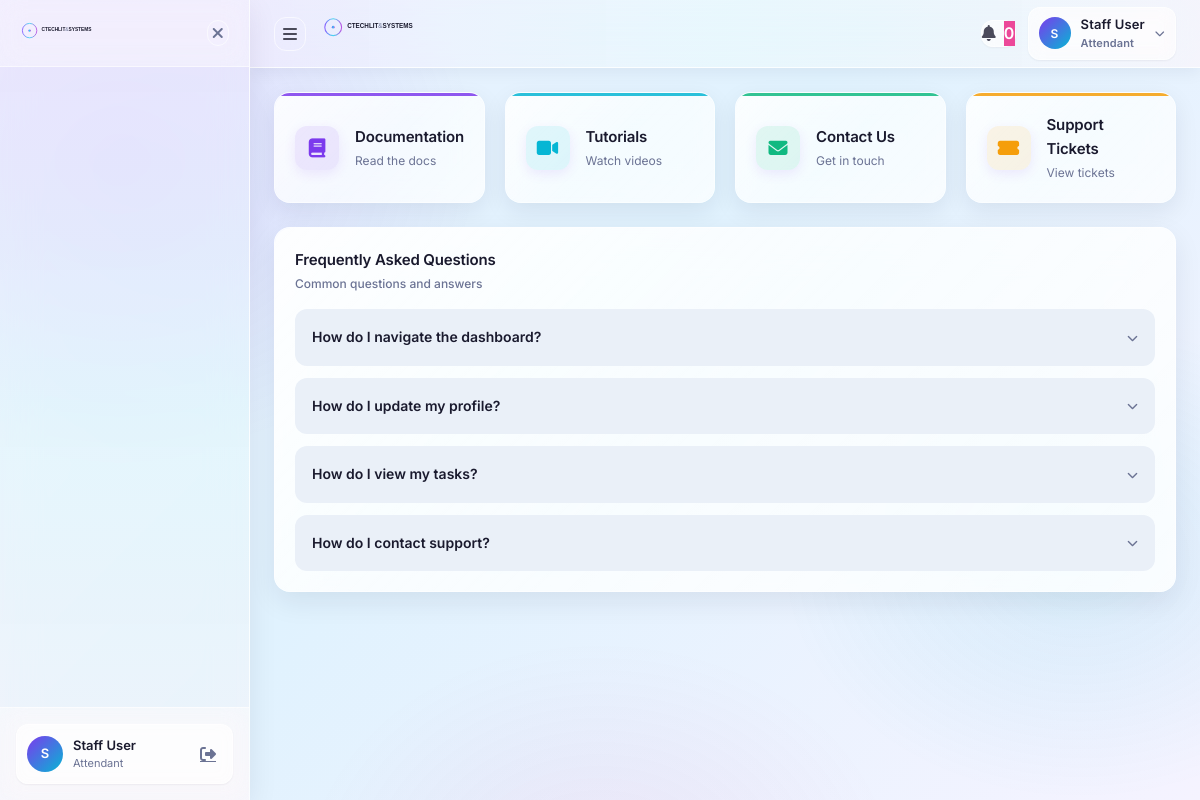
/portal/help.php (signed in), run on the app's committed database.
### tables this page shows
CREATE TABLE staff (
    staff_id         BIGINT UNSIGNED AUTO_INCREMENT PRIMARY KEY,
    email            VARCHAR(255) UNIQUE NOT NULL,
    phone            VARCHAR(20) UNIQUE NOT NULL,
    full_name        VARCHAR(100) NOT NULL,
    password_hash    VARCHAR(255) NOT NULL,
    role             VARCHAR(100) DEFAULT 'attendant',
    station_id       BIGINT UNSIGNED NULL,
    is_on_duty       BOOLEAN DEFAULT FALSE,
    hired_at         DATE NOT NULL,
    created_at       TIMESTAMP DEFAULT CURRENT_TIMESTAMP,
    updated_at       TIMESTAMP DEFAULT CURRENT_TIMESTAMP ON UPDATE CURRENT_TIMESTAMP,
    last_login_at    TIMESTAMP NULL,
    is_active        BOOLEAN DEFAULT TRUE,
    INDEX idx_role (role),
    INDEX idx_station (station_id),
    INDEX idx_on_duty (is_on_duty)
);

CREATE TABLE help_resources (
    resource_id    BIGINT UNSIGNED AUTO_INCREMENT PRIMARY KEY,
    resource_type  ENUM('documentation', 'tutorial', 'faq') NOT NULL,
    title          VARCHAR(255) NOT NULL,
    content        MEDIUMTEXT NOT NULL,
    url            VARCHAR(2048) NULL,
    sort_order     INT NOT NULL DEFAULT 0,
    is_published   BOOLEAN NOT NULL DEFAULT TRUE,
    created_by     BIGINT UNSIGNED NULL,
    updated_by     BIGINT UNSIGNED NULL,
    created_at     TIMESTAMP DEFAULT CURRENT_TIMESTAMP,
    updated_at     TIMESTAMP DEFAULT CURRENT_TIMESTAMP ON UPDATE CURRENT_TIMESTAMP,
    FOREIGN KEY (created_by) REFERENCES staff(staff_id) ON DELETE SET NULL,
    FOREIGN KEY (updated_by) REFERENCES staff(staff_id) ON DELETE SET NULL,
    INDEX idx_type_published_order (resource_type, is_published, sort_order),
    INDEX idx_updated (updated_at)
);

### config/functions.php (called while the page is built, shortened)
<?php
require_once __DIR__ . '/database.php';
function base_path(string $path = '', bool $portalRoot = true): string
{
    $scriptPath = str_replace('\\', '/', $_SERVER['SCRIPT_NAME'] ?? '/');
    $documentRoot = rtrim(str_replace('\\', '/', $_SERVER['DOCUMENT_ROOT'] ?? ''), '/');
    $scriptFilename = str_replace('\\', '/', $_SERVER['SCRIPT_FILENAME'] ?? '');
    if (
        $documentRoot !== ''
        && strncasecmp($scriptFilename, $documentRoot . '/', strlen($documentRoot) + 1) === 0
    ) {
        $scriptPath = substr($scriptFilename, strlen($documentRoot));
    }
    $scriptPath = parse_url($scriptPath, PHP_URL_PATH) ?: '/';
    $segments = array_values(array_filter(explode('/', trim($scriptPath, '/')), 'strlen'));
    if ($segments !== [] && pathinfo(end($segments), PATHINFO_EXTENSION) !== '') {
        array_pop($segments);
    }
    $portalIndex = array_search('portal', $segments, true);
    if ($portalIndex !== false) {
        $segments = array_slice($segments, 0, $portalRoot ? $portalIndex + 1 : $portalIndex);
    }
    $base = rtrim('/' . implode('/', $segments), '/');
    $path = ltrim($path, '/');
    return $base . '/' . $path;
}
function sanitize(string $input): string
{
    return htmlspecialchars(strip_tags(trim($input)), ENT_QUOTES, 'UTF-8');
}

### includes/auth.php (called while the page is built, shortened)
<?php
require_once __DIR__ . '/../config/functions.php';
function isAuthenticated(): bool
{
    return isset($_SESSION['user_id']) && !empty($_SESSION['user_id']);
}
function currentStaff(): ?array
{
    $staffId = $_SESSION['user_id'];
    return Database::fetchOne(
        "SELECT staff_id, email, phone, full_name, role, station_id, is_on_duty, is_active FROM staff WHERE staff_id = ?",
        [$staffId]
    );
}
function getStaffPermissions(int $staffId): array
{
    $customPerms = Database::fetchAll(
        "SELECT permission FROM staff_permissions WHERE staff_id = ? AND granted = 1",
        [$staffId]
    );
    $permissions = array_values(array_unique(array_column($customPerms, 'permission')));
    return $permissions;
}
function hasPermission(string $permission): bool
{
    $staff = currentStaff();
    $permissions = getStaffPermissions((int) $staff['staff_id']);
    return in_array($permission, $permissions, true);
}
function getRoleLabel(string $role): string
{
    $labels = [
        'ceo' => 'Chief Executive Officer',
        'admin' => 'Administrator',
        'manager' => 'Manager',
        'attendant' => 'Attendant',
        'technician' => 'Technician',
    ];
    return $labels[strtolower($role)] ?? ucfirst($role);
}

### config/database.php (called while the page is built, shortened)
<?php
class Database
{
    private static ?PDO $instance = null;
    private static string $dsn;
    private static array $options;
    private static function getConfig(): array
    {
        return $GLOBALS['config']['database'] ?? [
            'host' => $_ENV['DB_HOST'] ?? 'localhost',
            'port' => (int) ($_ENV['DB_PORT'] ?? 3306),
            'name' => $_ENV['DB_NAME'] ?? 'ctechlit_systems',
            'user' => $_ENV['DB_USER'] ?? 'root',
            'pass' => $_ENV['DB_PASS'] ?? '',
            'charset' => $_ENV['DB_CHARSET'] ?? 'utf8mb4',
            'collation' => $_ENV['DB_COLLATION'] ?? 'utf8mb4_unicode_ci',
        ];
    }
    private static function initializeConnection(): void
    {
        $config = self::getConfig();
        self::$dsn = sprintf(
            'mysql:host=%s;port=%d;dbname=%s;charset=%s',
            $config['host'],
            $config['port'],
            $config['name'],
            $config['charset']
        );
        self::$options = [
            PDO::ATTR_ERRMODE => PDO::ERRMODE_EXCEPTION,
            PDO::ATTR_DEFAULT_FETCH_MODE => PDO::FETCH_ASSOC,
            PDO::ATTR_EMULATE_PREPARES => false,
            PDO::ATTR_PERSISTENT => true,
            PDO::MYSQL_ATTR_INIT_COMMAND => "SET NAMES {$config['charset']} COLLATE {$config['collation']}",
            PDO::MYSQL_ATTR_FOUND_ROWS => true,
        ];
    }
    private static function createConnection(): PDO
    {
        $config = self::getConfig();
        try {
            return new PDO(
                self::$dsn,
                $config['user'],
                $config['pass'],
                self::$options
            );
        } catch (PDOException $e) {
            error_log("Database connection failed: " . $e->getMessage());
            throw new PDOException("Database connection failed: " . $e->getMessage(), (int) $e->getCode());
        }
    }
    public static function getConnection(): PDO
    {
        if (self::$instance === null) {
            self::$instance = self::createConnection();
        }
        return self::$instance;
    }
    public static function query(string $sql, array $params = []): PDOStatement
    {
        $conn = self::getConnection();
        $stmt = $conn->prepare($sql);
        $stmt->execute($params);
        return $stmt;
    }
    public static function fetchAll(string $sql, array $params = []): array
    {
        $stmt = self::query($sql, $params);
        return $stmt->fetchAll();
    }
    public static function fetchOne(string $sql, array $params = []): ?array
    {
        $stmt = self::query($sql, $params);
        $row = $stmt->fetch();
        return $row ?: null;
    }
    public static function fetchColumn(string $sql, array $params = [], int $column = 0): mixed
    {
        $stmt = self::query($sql, $params);
        $value = $stmt->fetchColumn($column);
        return $value !== false ? $value : null;
    }
    public static function tableExists(string $table): bool
    {
        $table = trim($table);
        $sql = "SELECT TABLE_NAME FROM information_schema.tables WHERE table_schema = DATABASE() AND table_name = ? LIMIT 1";
        return self::fetchColumn($sql, [$table]) !== null;
    }
}

### portal/help.php (the view, shortened to what this page needs)
<?php
require_once __DIR__ . '/../includes/auth.php';
$helpTableExists = Database::tableExists('help_resources');
$faqs = $helpTableExists
  ? Database::fetchAll(
    "SELECT title, content, url
     FROM help_resources
     WHERE resource_type = 'faq' AND is_published = 1
     ORDER BY sort_order, title"
  )
  : [];
?>
<!DOCTYPE html>
<html lang="en">
<head>
  <link rel="stylesheet" href="https://cdnjs.cloudflare.com/ajax/libs/font-awesome/6.4.0/css/all.min.css">
  <link rel="stylesheet" href="../assets/css/portal.css">
</head>
<body>
  <?php include_once __DIR__ . '/../includes/sidebar.php'; ?>
  <main class="portal-main">
    <?php include_once __DIR__ . '/../includes/header.php'; ?>
    <div class="portal-content">
      <div class="help-page">
        <div class="help-card-grid">
          <a href="../documentation.php" class="help-card help-card-violet">
            <div class="help-card-icon"><i class="fas fa-book"></i></div>
            <div class="help-card-body">
              <div class="help-card-title">Documentation</div>
              <div class="help-card-subtitle">Read the docs</div>
            </div>
          </a>
          <a href="../tutorials.php" class="help-card help-card-cyan">
            <div class="help-card-icon"><i class="fas fa-video"></i></div>
            <div class="help-card-body">
              <div class="help-card-title">Tutorials</div>
              <div class="help-card-subtitle">Watch videos</div>
            </div>
          </a>
          <a href="../contact.php" class="help-card help-card-green">
            <div class="help-card-icon"><i class="fas fa-envelope"></i></div>
            <div class="help-card-body">
              <div class="help-card-title">Contact Us</div>
              <div class="help-card-subtitle">Get in touch</div>
            </div>
          </a>
          <a href="../support-tickets.php" class="help-card help-card-amber">
            <div class="help-card-icon"><i class="fas fa-ticket-alt"></i></div>
            <div class="help-card-body">
              <div class="help-card-title">Support Tickets</div>
              <div class="help-card-subtitle">View tickets</div>
            </div>
          </a>
        </div>
        <div class="card glass-card help-faq-card">
          <div class="card-header">
            <div>
              <div class="card-title">Frequently Asked Questions</div>
              <div class="card-subtitle">Common questions and answers</div>
            </div>
          </div>
          <div class="help-faq-list">
            <?php if (!$helpTableExists): ?>
              <div class="help-status help-status-warning">
                <i class="fas fa-triangle-exclamation"></i>
                <span>Help content is not available until the help center migration is installed.</span>
              </div>
            <?php else: ?>
              <?php foreach ($faqs as $faq): ?>
                <details class="help-faq-item">
                  <summary class="help-faq-summary"><?php echo htmlspecialchars($faq['title'], ENT_QUOTES, 'UTF-8'); ?></summary>
                </details>
              <?php endforeach; ?>
            <?php endif; ?>
          </div>
        </div>
      </div>
    </div>
  </main>
</body>
</html>

### includes/sidebar.php (shortened to what this page needs)
<?php
require_once __DIR__ . '/auth.php';
$currentUser = currentStaff() ?: currentUser();
$isAdmin = hasPermission('staff.assign_permissions');
?>
<aside class="glass-sidebar" id="sidebar">
    <div class="sidebar-header">
        <a href="<?php echo base_path('index.php'); ?>" class="sidebar-logo">
        </a>
        <button class="sidebar-close" id="sidebarClose" aria-label="Close sidebar">
            <i class="fas fa-times"></i>
        </button>
    </div>
    <nav class="sidebar-nav">
    </nav>
    <div class="sidebar-footer">
        <div class="user-card">
            <div class="user-avatar">
                <?php echo strtoupper(substr($currentUser['full_name'] ?? 'U', 0, 1)); ?>
            </div>
            <div class="user-details">
                <span class="user-name"><?php echo sanitize($currentUser['full_name'] ?? 'User'); ?></span>
                <span class="user-role"><?php echo getRoleLabel($currentUser['role'] ?? 'user'); ?></span>
            </div>
            <a href="<?php echo base_path('logout.php', false); ?>" class="logout-btn" title="Logout">
                <i class="fas fa-sign-out-alt"></i>
            </a>
        </div>
    </div>
</aside>

### includes/header.php (shortened to what this page needs)
<?php
require_once __DIR__ . '/auth.php';
$currentUser = currentStaff() ?: currentUser();
$userType = $_SESSION['user_type'] ?? 'guest';
$canCreateSystemNotifications = $userType === 'staff' && hasPermission('settings.edit');
?>
<header class="glass-header">
    <div class="header-left">
        <button class="sidebar-toggle" id="sidebarToggle" aria-label="Collapse sidebar" aria-expanded="true" title="Collapse sidebar">
            <i class="fas fa-bars"></i>
        </button>
        <a href="<?php echo base_path('index.php'); ?>" class="header-logo">
            <svg viewBox="0 0 400 80" width="140" height="28" xmlns="http://www.w3.org/2000/svg">
                <text x="72" y="34" font-family="'Space Grotesk', sans-serif" font-weight="700" font-size="18" fill="#1a1a2e">CTECHLIT<tspan font-weight="400" fill="#6B7394">&</tspan>SYSTEMS</text>
            </svg>
        </a>
    </div>
    <div class="header-right">
        <div class="header-action">
            <button class="icon-btn notification-btn" id="notificationBtn" aria-label="Notifications">
                <i class="fas fa-bell"></i>
                <span class="notification-badge" id="notificationBadge">0</span>
            </button>
        </div>
        <div class="header-action user-menu">
            <button class="user-menu-btn" id="userMenuBtn">
                <div class="user-avatar">
                    <?php echo strtoupper(substr($currentUser['full_name'] ?? 'U', 0, 1)); ?>
                </div>
                <div class="user-info">
                    <span class="user-name"><?php echo sanitize($currentUser['full_name'] ?? 'User'); ?></span>
                    <span class="user-role"><?php echo getRoleLabel($currentUser['role'] ?? 'user'); ?></span>
                </div>
                <i class="fas fa-chevron-down"></i>
            </button>
        </div>
    </div>
</header>

### data on the page
staff: full_name "S", full_name "Staff User", role "Attendant"
help_resources: title "How do I navigate the dashboard?"
help_resources: title "How do I update my profile?"
help_resources: title "How do I view my tasks?"
help_resources: title "How do I contact support?"
